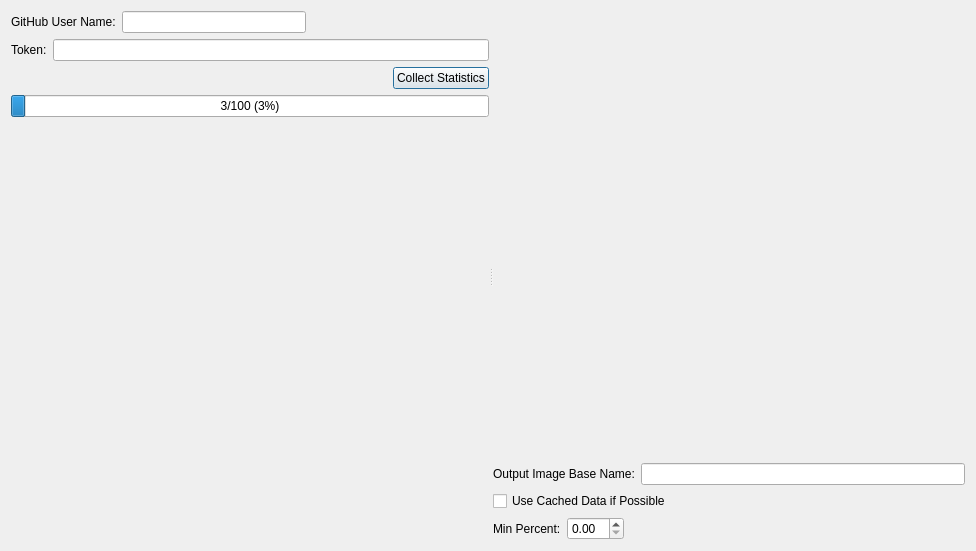
<?xml version="1.0" encoding="UTF-8"?>
<ui version="4.0">
 <class>Dialog</class>
 <widget class="QDialog" name="Dialog">
  <property name="geometry">
   <rect>
    <x>0</x>
    <y>0</y>
    <width>976</width>
    <height>551</height>
   </rect>
  </property>
  <property name="windowTitle">
   <string>Dialog</string>
  </property>
  <layout class="QGridLayout" name="gridLayout">
   <item row="0" column="0">
    <widget class="QSplitter" name="splitter">
     <property name="orientation">
      <enum>Qt::Horizontal</enum>
     </property>
     <widget class="QWidget" name="layoutWidget">
      <layout class="QVBoxLayout" name="verticalLayout">
       <item>
        <layout class="QHBoxLayout" name="horizontalLayout">
         <item>
          <widget class="QLabel" name="label">
           <property name="text">
            <string>GitHub User Name:</string>
           </property>
          </widget>
         </item>
         <item>
          <widget class="QLineEdit" name="username"/>
         </item>
         <item>
          <spacer name="horizontalSpacer_3">
           <property name="orientation">
            <enum>Qt::Horizontal</enum>
           </property>
           <property name="sizeHint" stdset="0">
            <size>
             <width>40</width>
             <height>20</height>
            </size>
           </property>
          </spacer>
         </item>
        </layout>
       </item>
       <item>
        <layout class="QHBoxLayout" name="horizontalLayout_2">
         <item>
          <widget class="QLabel" name="label_2">
           <property name="text">
            <string>Token:</string>
           </property>
          </widget>
         </item>
         <item>
          <widget class="QLineEdit" name="token">
           <property name="echoMode">
            <enum>QLineEdit::Password</enum>
           </property>
          </widget>
         </item>
        </layout>
       </item>
       <item>
        <layout class="QHBoxLayout" name="horizontalLayout_6">
         <item>
          <widget class="QLabel" name="stats_status">
           <property name="text">
            <string>&lt;statistics status&gt;</string>
           </property>
           <property name="textFormat">
            <enum>Qt::RichText</enum>
           </property>
          </widget>
         </item>
         <item>
          <spacer name="horizontalSpacer_4">
           <property name="orientation">
            <enum>Qt::Horizontal</enum>
           </property>
           <property name="sizeHint" stdset="0">
            <size>
             <width>40</width>
             <height>20</height>
            </size>
           </property>
          </spacer>
         </item>
         <item>
          <widget class="QPushButton" name="start_stop">
           <property name="text">
            <string>Collect Statistics</string>
           </property>
          </widget>
         </item>
        </layout>
       </item>
       <item>
        <widget class="QProgressBar" name="progress_bar">
         <property name="value">
          <number>3</number>
         </property>
         <property name="format">
          <string extracomment="Repos">%v/%m (%p%)</string>
         </property>
        </widget>
       </item>
       <item>
        <widget class="QLabel" name="debug">
         <property name="text">
          <string/>
         </property>
        </widget>
       </item>
       <item>
        <spacer name="verticalSpacer">
         <property name="orientation">
          <enum>Qt::Vertical</enum>
         </property>
         <property name="sizeHint" stdset="0">
          <size>
           <width>20</width>
           <height>45</height>
          </size>
         </property>
        </spacer>
       </item>
      </layout>
     </widget>
     <widget class="QWidget" name="layoutWidget">
      <layout class="QVBoxLayout" name="verticalLayout_2" stretch="1,0,0,0">
       <item>
        <widget class="PreviewWidget" name="preview" native="true"/>
       </item>
       <item>
        <layout class="QHBoxLayout" name="horizontalLayout_3">
         <item>
          <widget class="QLabel" name="label_4">
           <property name="text">
            <string>Output Image Base Name:</string>
           </property>
          </widget>
         </item>
         <item>
          <widget class="QLineEdit" name="output_base_name"/>
         </item>
        </layout>
       </item>
       <item>
        <layout class="QHBoxLayout" name="horizontalLayout_4">
         <item>
          <widget class="QCheckBox" name="use_cache">
           <property name="text">
            <string>Use Cached Data if Possible</string>
           </property>
          </widget>
         </item>
         <item>
          <spacer name="horizontalSpacer">
           <property name="orientation">
            <enum>Qt::Horizontal</enum>
           </property>
           <property name="sizeHint" stdset="0">
            <size>
             <width>40</width>
             <height>20</height>
            </size>
           </property>
          </spacer>
         </item>
        </layout>
       </item>
       <item>
        <layout class="QHBoxLayout" name="horizontalLayout_5">
         <item>
          <widget class="QLabel" name="label_3">
           <property name="text">
            <string>Min Percent:</string>
           </property>
          </widget>
         </item>
         <item>
          <widget class="QDoubleSpinBox" name="min_percent"/>
         </item>
         <item>
          <spacer name="horizontalSpacer_2">
           <property name="orientation">
            <enum>Qt::Horizontal</enum>
           </property>
           <property name="sizeHint" stdset="0">
            <size>
             <width>40</width>
             <height>20</height>
            </size>
           </property>
          </spacer>
         </item>
        </layout>
       </item>
      </layout>
     </widget>
    </widget>
   </item>
  </layout>
 </widget>
 <customwidgets>
  <customwidget>
   <class>PreviewWidget</class>
   <extends>QWidget</extends>
   <header>git_stats_plate_gen.gui.preview_widget</header>
   <container>1</container>
  </customwidget>
 </customwidgets>
 <resources/>
 <connections/>
</ui>
